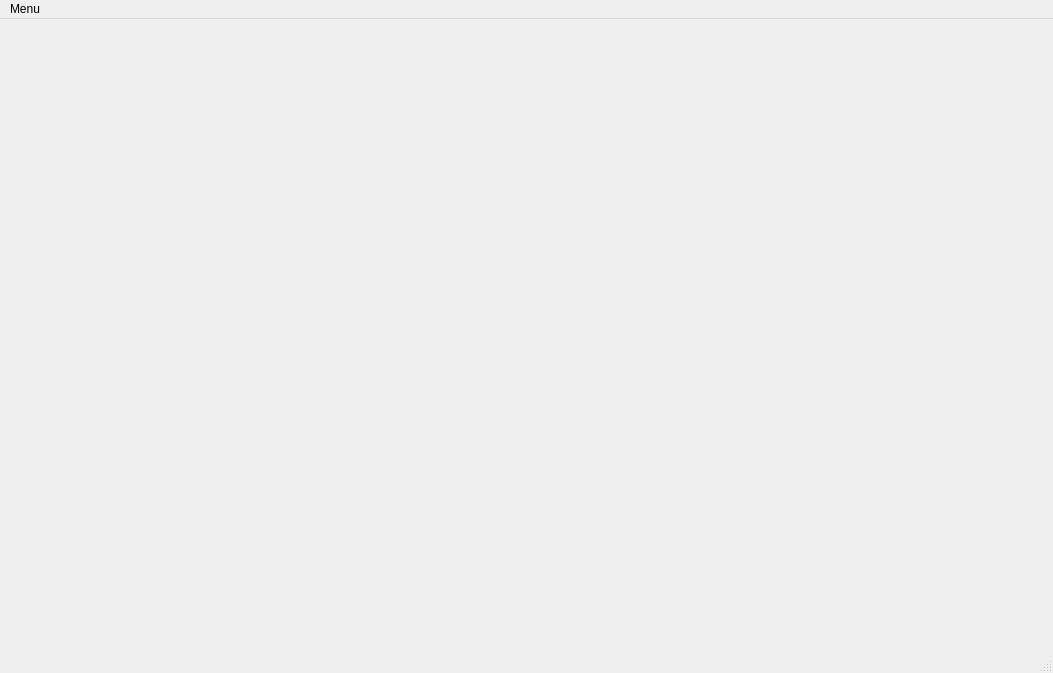
<?xml version="1.0" encoding="UTF-8"?>
<ui version="4.0">
 <class>MainWindow</class>
 <widget class="QMainWindow" name="MainWindow">
  <property name="geometry">
   <rect>
    <x>0</x>
    <y>0</y>
    <width>1053</width>
    <height>673</height>
   </rect>
  </property>
  <property name="windowTitle">
   <string>MainWindow</string>
  </property>
  <property name="styleSheet">
   <string notr="true"/>
  </property>
  <widget class="QWidget" name="centralwidget"/>
  <widget class="QStatusBar" name="statusbar"/>
  <widget class="QMenuBar" name="menubar">
   <property name="geometry">
    <rect>
     <x>0</x>
     <y>0</y>
     <width>1053</width>
     <height>21</height>
    </rect>
   </property>
   <widget class="QMenu" name="menuMenu">
    <property name="title">
     <string>Menu</string>
    </property>
   </widget>
   <addaction name="menuMenu"/>
  </widget>
 </widget>
 <resources/>
 <connections/>
</ui>
